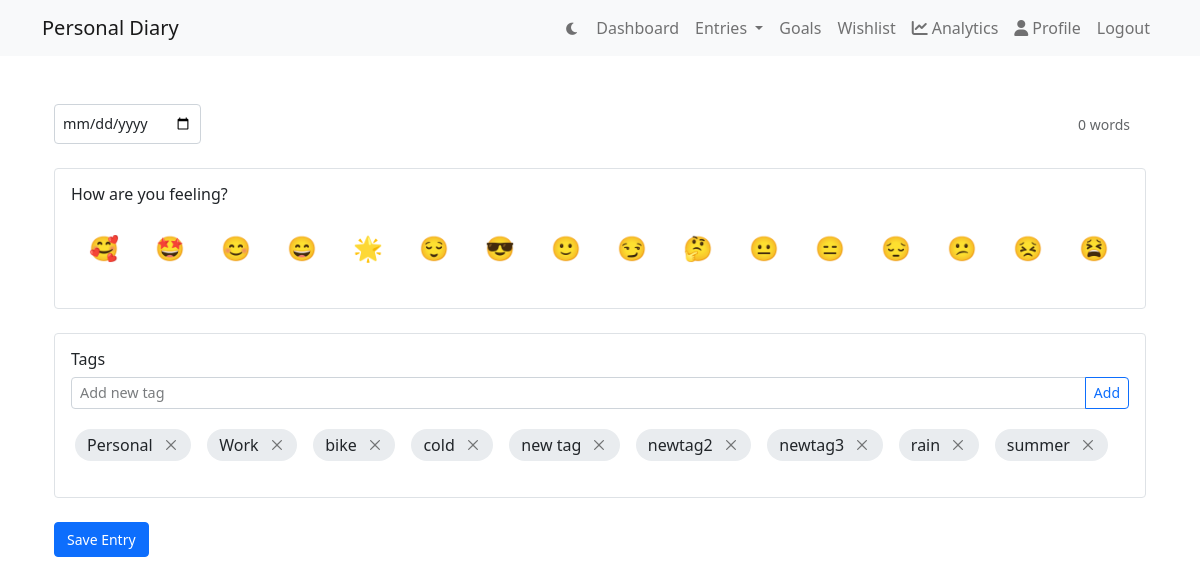
Screenshot of /entry/ (signed in) with the database file from the repository.
### diary/models.py (models this page shows, shortened)
class Profile(models.Model):
    user = models.OneToOneField(User, on_delete=models.CASCADE)
    dark_mode = models.BooleanField(default=False)
    font_preference = models.CharField(max_length=50, default='default')
    enable_2fa = models.BooleanField(default=False)

class Tag(models.Model):
    user = models.ForeignKey(User, on_delete=models.CASCADE)
    name = models.CharField(max_length=50)
    created_at = models.DateTimeField(auto_now_add=True)
    class Meta:
        unique_together = ['user', 'name']
        ordering = ['name']

### diary/views.py (the view, shortened to what this page needs)
# urls.py: path('entry/', views.entry_create, name='entry-create'),
@login_required
def entry_create(request):
    today = timezone.now().date()
    today_mood = DailyMood.objects.filter(
        user=request.user,
        date=today
    ).first()
    context = {
        'emoji_suggestions': ['🥰', '🤩', '😊', '😄', '🌟', '😌', '😎', '🙂', '😏',
                              '🤔', '😐', '😑', '😔', '😕', '😣', '😫', '😤', '😠', '😢', '😭'],
        'user_tags': Tag.objects.filter(user=request.user),
        'dark_mode': request.user.profile.dark_mode,
        'today_mood': today_mood,  # Add today's mood to context
        'is_new_entry': True  # Add this flag
    }
    return render(request, 'diary/entry_form.html', context)

### diary/templates/diary/entry_form.html (shortened to what this page needs)
{% extends "diary/layout.html" %}
{% block extra_head %}
<link href="https://cdn.quilljs.com/1.3.6/quill.snow.css" rel="stylesheet">
{% endblock %}
{% block content %}
<div class="container py-4">
    <form id="entry-form" method="POST">
        <div class="mb-4 d-flex justify-content-between align-items-center">
            <input type="date" class="form-control w-auto"
                   value="{{ entry.created_at|date:'Y-m-d' }}" name="entry_date">
            <div>
                <span class="word-count">0 words</span>
            </div>
        </div>
        <div class="card mb-4">
            <div class="card-body">
                <h6>How are you feeling?</h6>
                <div class="emoji-picker-container">
                    <div class="d-flex gap-3 flex-wrap emoji-container">
                        {% for emoji in emoji_suggestions %}
                            <span class="emoji-option fs-4
                                {% if not is_new_entry and entry and emoji == entry.emoji_of_day %}selected{% endif %}"
                                  role="button"
                                  data-emoji="{{ emoji }}">{{ emoji }}</span>
                        {% endfor %}
                    </div>
                </div>
            </div>
        </div>
        <div class="card mt-4">
            <div class="card-body">
                <h6>Tags</h6>
                <div class="mb-3">
                    <div class="input-group">
                        <input type="text" class="form-control" id="new-tag-input"
                               placeholder="Add new tag">
                        <button class="btn btn-outline-primary" type="button"
                                id="add-tag-btn">Add</button>
                    </div>
                </div>
                <div class="tag-container" id="tag-container">
                    {% for tag in user_tags %}
                        <div class="tag-item" data-tag-id="{{ tag.id }}">
                            <span class="tag {% if not is_new_entry and tag.id|stringformat:'i' in selected_tags %}selected{% endif %}"
                                  data-tag-id="{{ tag.id }}"
                                  role="button">
                                {{ tag.name }}
                                <button type="button" class="btn-close btn-close-sm tag-delete"
                                        aria-label="Delete tag"
                                        onclick="deleteTag({{ tag.id }}, '{{ tag.name }}')"
                                        style="font-size: 0.6em; margin-left: 5px;">
                                </button>
                            </span>
                        </div>
                    {% endfor %}
                </div>
            </div>
        </div>
        <div class="mt-4">
            <button type="submit" class="btn btn-primary">Save Entry</button>
        </div>
    </form>
</div>
{% endblock %}

### diary/static/diary/css/style.css (style rules this page uses)
:root { --background-color: #ffffff; --text-color: #212529; --card-bg: #ffffff; --card-border: #dee2e6; --tag-bg: #e9ecef; --tag-color: #212529; --tag-selected-bg: #007bff; --tag-selected-color: #ffffff; --input-bg: #ffffff; --input-border: #ced4da; --header-bg: #f8f9fa; --header-border: #dee2e6; --tag-bg-dark: #2d3238; }
body { background-color: var(--background-color); color: var(--text-color); }
.card { background-color: var(--card-bg); border-color: var(--card-border); transition: background-color 0.3s, border-color 0.3s; }
.tag-container { display: flex; flex-wrap: wrap; gap: 0.5rem; margin: 1rem 0; }
.tag { position: relative; display: inline-flex; align-items: center; gap: 0.25rem; background-color: var(--tag-bg); color: var(--tag-color); padding: 0.25rem 0.75rem; border-radius: 1rem; cursor: pointer; transition: all 0.2s ease; }
.tag-delete { opacity: 0.5; transition: opacity 0.2s; }
.word-count { color: #6c757d; font-size: 0.875rem; }
.tag-item { display: inline-flex; align-items: center; margin: 0.25rem; }
.emoji-container { overflow-x: auto; padding: 10px 10px; flex-wrap: wrap; gap: 0.5rem; max-height: 80px; overflow-y: auto; padding: 0.5rem; transition: max-height 0.3s ease; }
.emoji-picker-container { position: relative; }
.emoji-option { cursor: pointer; transition: transform 0.2s; padding: 0.5rem; border-radius: 0.5rem; border: 2px solid transparent; }
.card, .navbar, .btn { transition: background-color 0.3s, border-color 0.3s, color 0.3s; }
.form-control { background-color: var(--input-bg); border-color: var(--input-border); color: var(--text-color); transition: background-color 0.3s, border-color 0.3s, color 0.3s; }
input[type="date"] { background-color: var(--input-bg); border-color: var(--input-border); color: var(--text-color); }
.form-control::placeholder { color: var(--text-color); opacity: 0.6; }
.form-control { padding: 0.5rem; font-size: 0.9rem; min-height: unset; }
.input-group { margin-bottom: 0.5rem; }
.input-group .form-control { height: 2rem; }
.input-group .btn { padding: 0.25rem 0.5rem; font-size: 0.875rem; }
.btn-primary { padding: 0.375rem 0.75rem; font-size: 0.875rem; }
.mb-3 { margin-bottom: 0.5rem !important; }
.btn-close-sm { padding: 0.25rem; font-size: 0.75rem; }

### diary/templates/diary/entry_form.html (style rules this page uses)
.word-count { color: var(--text-color); opacity: 0.7; }
.tag-delete { opacity: 0.5; transition: opacity 0.2s; }

### rows the page displays
Tag: name "Personal"
Tag: name "Work"
Tag: name "bike"
Tag: name "cold"
Tag: name "new tag"
Tag: name "newtag2"
Tag: name "newtag3"
Tag: name "rain"
Tag: name "summer"

### other values shown
{{ emoji }} "🥰" "🤩" "😊" "😄" "🌟" "😌" "😎" "🙂" "😏" "🤔" "😐" "😑" "😔" "😕" "😣" "😫"
